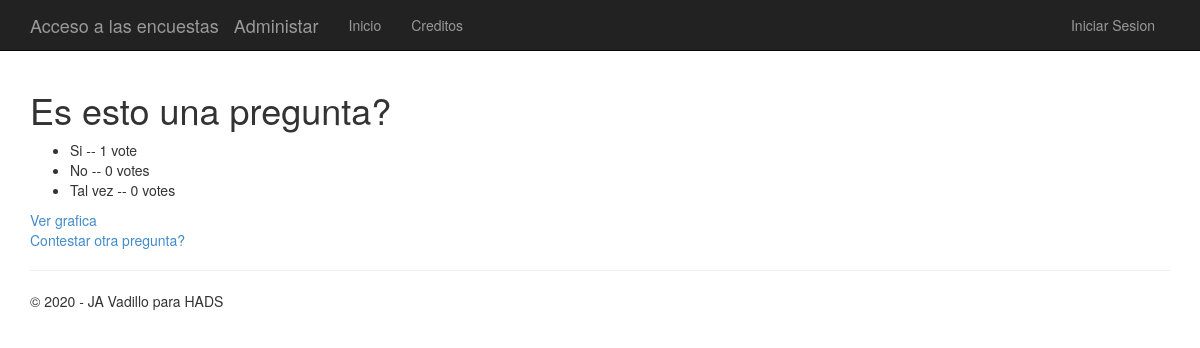
The app's page /3/results/ with its own data.
### app/models.py (models this page shows)
class Question(models.Model):
    question_text = models.CharField(max_length=200)
    pub_date = models.DateTimeField('date published')

class Choice(models.Model):
    question = models.ForeignKey(Question)
    choice_text = models.CharField(max_length=200)
    votes = models.IntegerField(default=0)

### app/views.py (the view)
# urls.py: url(r'^(?P<question_id>\d+)/results/$', app.views.results, name='results'),
def results(request, question_id):
    question = get_object_or_404(Question, pk=question_id)
    return render(request, 'polls/results.html', {'title':'Resultados de la pregunta:','question': question, 'year':datetime.now().year})

### app/templates/polls/results.html
﻿{% extends "app/layout.html" %}
{% block content %}
<h1>{{ question.question_text }}</h1>
<ul>
{% for choice in question.choice_set.all %}
    <li>{{ choice.choice_text }} -- {{ choice.votes }} vote{{ choice.votes|pluralize }}</li>
{% endfor %}
</ul>
<a href="{% url 'chart' question.id %}"> Ver grafica</a><br />
<a href="{% url 'index' %}">Contestar otra pregunta?</a>
{% endblock %}

### app/static/app/content/site.css (style rules this page uses)
body { padding-top: 50px; padding-bottom: 20px; }

### records on screen
Question: question_text "Es esto una pregunta?"
Choice: choice_text "Si", votes "1"
Choice: choice_text "No", votes "0"
Choice: choice_text "Tal vez", votes "0"
